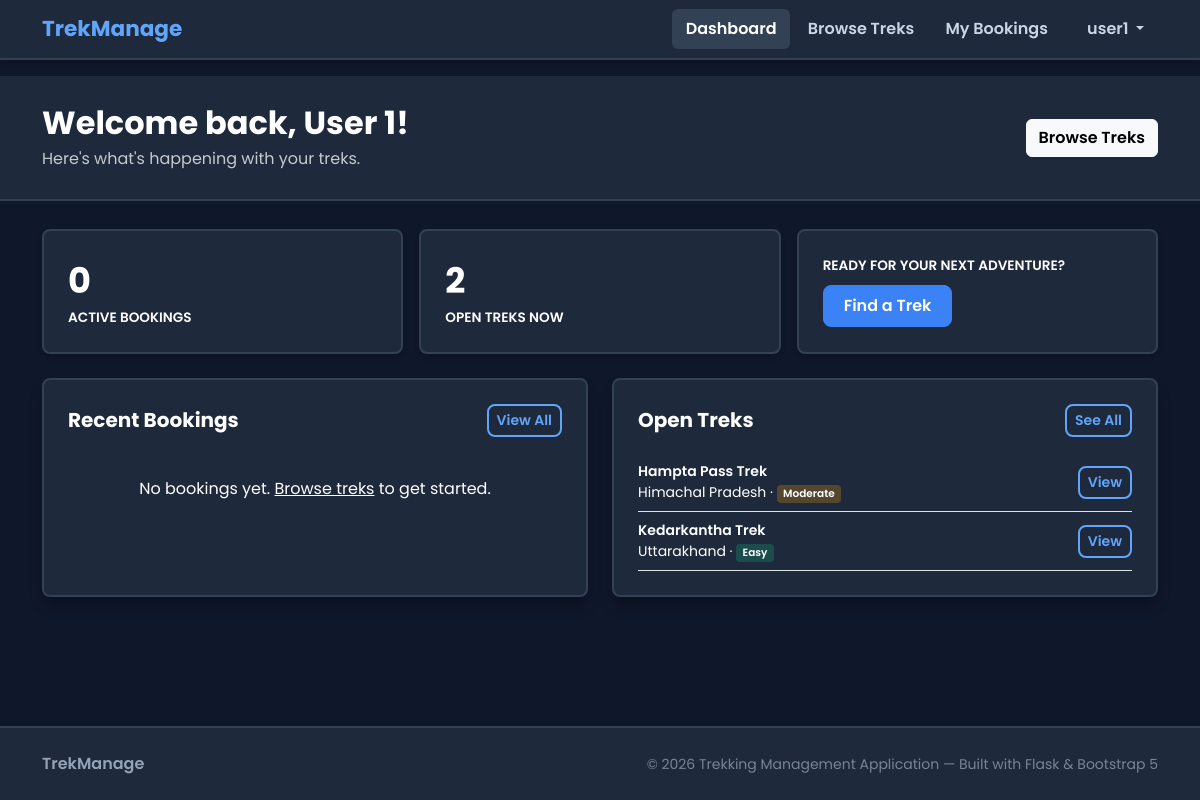
The page /user/dashboard (signed in) on the database its author committed.
### models.py (models this page shows, shortened)
class User(UserMixin, db.Model):
    __tablename__ = "users"
    id = db.Column(db.Integer, primary_key=True)
    name = db.Column(db.String(120), nullable=False)
    username = db.Column(db.String(80), unique=True, nullable=False)
    email = db.Column(db.String(120), unique=True, nullable=False)
    phone = db.Column(db.String(20), nullable=True)
    password = db.Column(db.String(255), nullable=False)
    role = db.Column(db.String(20), nullable=False, default="user")
    is_approved = db.Column(db.Boolean, default=False)
    is_blacklisted = db.Column(db.Boolean, default=False)
    created_at = db.Column(db.DateTime, default=datetime.utcnow)
    assigned_treks = db.relationship(
        "Trek", backref="staff", foreign_keys="Trek.assigned_staff_id"
    )
    bookings = db.relationship(
        "Booking", backref="trekker", foreign_keys="Booking.user_id"
    )
    @property
    def is_active(self):
        if self.is_blacklisted:
            return False
        if self.role == "staff" and not self.is_approved:
            return False
        return True

class Trek(db.Model):
    __tablename__ = "treks"
    id = db.Column(db.Integer, primary_key=True)
    name = db.Column(db.String(150), nullable=False)
    location = db.Column(db.String(150), nullable=False)
    difficulty = db.Column(db.String(20), nullable=False)
    duration = db.Column(db.Integer, nullable=False)
    description = db.Column(db.Text, nullable=True)
    total_slots = db.Column(db.Integer, nullable=False, default=10)
    available_slots = db.Column(db.Integer, nullable=False, default=10)
    assigned_staff_id = db.Column(db.Integer, db.ForeignKey("users.id"), nullable=True)
    status = db.Column(db.String(20), nullable=False, default="Pending")
    start_date = db.Column(db.Date, nullable=True)
    end_date = db.Column(db.Date, nullable=True)
    price = db.Column(db.Float, nullable=False, default=0.0)
    created_at = db.Column(db.DateTime, default=datetime.utcnow)
    bookings = db.relationship("Booking", backref="trek", cascade="all, delete-orphan")

### app.py (the view)
@app.route("/user/dashboard")
@login_required
def user_dashboard():
    if current_user.role != "user":
        abort(403)
    my_bookings = (
        Booking.query.filter_by(user_id=current_user.id)
        .order_by(Booking.booking_date.desc())
        .limit(5)
        .all()
    )
    open_treks = Trek.query.filter_by(status="Open").order_by(Trek.start_date.asc()).limit(4).all()
    active_count = Booking.query.filter_by(user_id=current_user.id, status="Booked").count()
    return render_template(
        "user/dashboard.html",
        my_bookings=my_bookings,
        open_treks=open_treks,
        active_count=active_count,
    )

### app.py (called while the page is built)
@login_manager.user_loader
def load_user(user_id):
    return db.session.get(User, int(user_id))

### templates/user/dashboard.html (shortened to what this page needs)
{% extends "base.html" %}
{% block content %}
<div class="user-welcome-banner">
    <div class="container d-flex justify-content-between align-items-center flex-wrap gap-2">
        <div>
            <h2 class="mb-1 fw-700">
                Welcome back, {{ current_user.name }}!
            </h2>
            <p class="mb-0 opacity-75">Here's what's happening with your treks.</p>
        </div>
        <a href="{{ url_for('user_treks') }}" class="btn btn-light fw-600">
            Browse Treks
        </a>
    </div>
</div>
<div class="container pb-4">
    <div class="row g-3 mb-4">
        <div class="col-md-4">
            <div class="stat-card">
                <div class="stat-value">{{ active_count }}</div>
                <div class="stat-title">Active Bookings</div>
            </div>
        </div>
        <div class="col-md-4">
            <div class="stat-card">
                <div class="stat-value">{{ open_treks|length }}</div>
                <div class="stat-title">Open Treks Now</div>
            </div>
        </div>
        <div class="col-md-4">
            <div class="stat-card d-flex flex-column justify-content-center align-items-start">
                <div class="stat-title mb-2">Ready for your next adventure?</div>
                <a href="{{ url_for('user_treks') }}" class="btn btn-brand">
                    Find a Trek
                </a>
            </div>
        </div>
    </div>
    <div class="row g-4">
        <div class="col-lg-6">
            <div class="table-card h-100">
                <div class="d-flex justify-content-between align-items-center mb-3">
                    <h5 class="section-title mb-0">Recent Bookings</h5>
                    <a href="{{ url_for('user_bookings') }}" class="btn btn-sm btn-outline-brand">View All</a>
                </div>
                {% if my_bookings %}
                    {% for b in my_bookings %}
                    <div class="d-flex justify-content-between align-items-center py-2 border-bottom">
                        <div class="d-flex align-items-center gap-2">
                            <div>
                                <div class="fw-600 small">{{ b.trek.name }}</div>
                                <div class="small text-muted">
                                    {{ b.booking_date.strftime('%d %b %Y') }}
                                </div>
                            </div>
                        </div>
                        <span class="badge badge-status-{{ b.status }}">{{ b.status }}</span>
                    </div>
                    {% endfor %}
                {% else %}
                <div class="empty-state py-4">
                    <p>No bookings yet. <a href="{{ url_for('user_treks') }}">Browse treks</a> to get started.</p>
                </div>
                {% endif %}
            </div>
        </div>
        <div class="col-lg-6">
            <div class="table-card h-100">
                <div class="d-flex justify-content-between align-items-center mb-3">
                    <h5 class="section-title mb-0">Open Treks</h5>
                    <a href="{{ url_for('user_treks') }}" class="btn btn-sm btn-outline-brand">See All</a>
                </div>
                {% if open_treks %}
                    {% for t in open_treks %}
                    <div class="d-flex justify-content-between align-items-center py-2 border-bottom">
                        <div>
                            <div class="fw-600 small">{{ t.name }}</div>
                            <div class="small text-muted">
                                {{ t.location }} &middot;
                                <span class="badge badge-diff-{{ t.difficulty }} small">{{ t.difficulty }}</span>
                            </div>
                        </div>
                        <a href="{{ url_for('user_trek_detail', trek_id=t.id) }}" class="btn btn-sm btn-outline-brand flex-shrink-0 ms-2">
                            View
                        </a>
                    </div>
                    {% endfor %}
                {% else %}
                <div class="empty-state py-4">
                    <p>No treks open right now. Check back soon!</p>
                </div>
                {% endif %}
            </div>
        </div>
    </div>
</div>
{% endblock %}

### templates/base.html (shortened to what this page needs)
<!DOCTYPE html>
<html lang="en">
<head>
    <link href="https://cdn.jsdelivr.net/npm/bootstrap@5.3.3/dist/css/bootstrap.min.css" rel="stylesheet">
    <link href="https://cdn.jsdelivr.net/npm/bootstrap-icons@1.11.3/font/bootstrap-icons.min.css" rel="stylesheet">
    <link rel="stylesheet" href="{{ url_for('static', filename='css/style.css') }}">
</head>
<body>
<nav class="navbar navbar-expand-lg navbar-dark sticky-top">
    <div class="container">
        <a class="navbar-brand" href="{{ url_for('index') }}">
            TrekManage
        </a>
        <div class="collapse navbar-collapse" id="navMain">
            <ul class="navbar-nav ms-auto align-items-lg-center gap-1">
                {% if current_user.is_authenticated %}
                    {% if current_user.role == 'admin' %}
                        <li class="nav-item">
                            <a class="nav-link {% if request.endpoint == 'admin_dashboard' %}active{% endif %}" href="{{ url_for('admin_dashboard') }}">
                                Dashboard
                            </a>
                        </li>
                        <li class="nav-item">
                            <a class="nav-link {% if request.endpoint in ['admin_treks','admin_trek_new','admin_trek_edit'] %}active{% endif %}" href="{{ url_for('admin_treks') }}">
                                Treks
                            </a>
                        </li>
                        <li class="nav-item">
                            <a class="nav-link {% if request.endpoint == 'admin_staff' %}active{% endif %}" href="{{ url_for('admin_staff') }}">
                                Staff
                            </a>
                        </li>
                        <li class="nav-item">
                            <a class="nav-link {% if request.endpoint == 'admin_users' %}active{% endif %}" href="{{ url_for('admin_users') }}">
                                Users
                            </a>
                        </li>
                        <li class="nav-item">
                            <a class="nav-link {% if request.endpoint == 'admin_bookings' %}active{% endif %}" href="{{ url_for('admin_bookings') }}">
                                Bookings
                            </a>
                        </li>
                        <li class="nav-item">
                            <a class="nav-link {% if request.endpoint == 'admin_search' %}active{% endif %}" href="{{ url_for('admin_search') }}">
                                Search
                            </a>
                        </li>
                    {% elif current_user.role == 'staff' %}
                        <li class="nav-item">
                            <a class="nav-link {% if request.endpoint == 'staff_dashboard' %}active{% endif %}" href="{{ url_for('staff_dashboard') }}">
                                My Treks
                            </a>
                        </li>
                    {% else %}
                        <li class="nav-item">
                            <a class="nav-link {% if request.endpoint == 'user_dashboard' %}active{% endif %}" href="{{ url_for('user_dashboard') }}">
                                Dashboard
                            </a>
                        </li>
                        <li class="nav-item">
                            <a class="nav-link {% if request.endpoint == 'user_treks' %}active{% endif %}" href="{{ url_for('user_treks') }}">
                                Browse Treks
                            </a>
                        </li>
                        <li class="nav-item">
                            <a class="nav-link {% if request.endpoint == 'user_bookings' %}active{% endif %}" href="{{ url_for('user_bookings') }}">
                                My Bookings
                            </a>
                        </li>
                    {% endif %}
                    <li class="nav-item dropdown ms-lg-2">
                        <a class="nav-link dropdown-toggle" href="#" role="button" data-bs-toggle="dropdown" aria-expanded="false">
                            {{ current_user.username }}
                        </a>
                    </li>
                {% else %}
                    <li class="nav-item"><a class="nav-link" href="{{ url_for('login') }}">Login</a></li>
                    <li class="nav-item ms-lg-1">
                        <a class="btn btn-brand btn-sm px-3" href="{{ url_for('register') }}">Sign Up</a>
                    </li>
                {% endif %}
            </ul>
        </div>
    </div>
</nav>
<main>
    {% block content %}{% endblock %}
</main>
<footer class="footer mt-auto py-4">
    <div class="container d-flex flex-column flex-md-row justify-content-between align-items-center gap-2">
        <span class="fw-semibold">TrekManage</span>
        <small class="opacity-75">&copy; 2026 Trekking Management Application &mdash; Built with Flask &amp; Bootstrap 5</small>
    </div>
</footer>
</body>
</html>

### static/css/style.css (style rules this page uses)
:root { --bg-color: #0f172a; --panel-color: #1e293b; --border-color: #334155; --text-primary: #f8fafc; --text-secondary: #cbd5e1; --text-muted: #94a3b8; --primary-blue: #3b82f6; --primary-blue-hover: #60a5fa; --color-green: #10b981; --color-red: #ef4444; --color-orange: #f59e0b; --color-purple: #a78bfa; --card-radius: 8px; --transition-speed: 0.15s; }
*, *::before, *::after { box-sizing: border-box; }
body { font-family: 'Poppins', sans-serif; background-color: var(--bg-color); color: var(--text-primary); min-height: 100vh; display: flex; flex-direction: column; margin: 0; }
main { flex: 1; }
.navbar { background-color: #1e293b; border-bottom: 2px solid var(--border-color); box-shadow: 0 4px 6px -1px rgba(0, 0, 0, 0.2); }
.navbar-brand { font-weight: 700; font-size: 1.35rem; color: var(--primary-blue-hover) !important; }
.navbar-nav .nav-link { color: var(--text-secondary) !important; font-weight: 600; padding: .5rem .85rem !important; border-radius: 6px; transition: all var(--transition-speed); }
.navbar-nav .nav-link:hover, .navbar-nav .nav-link.active { background-color: var(--border-color); color: #fff !important; }
.badge { border-radius: 4px; font-weight: 600; padding: .35em .6em; }
.badge-diff-Easy { background-color: rgba(16, 185, 129, 0.25); color: #34d399; }
.badge-diff-Moderate { background-color: rgba(245, 158, 11, 0.25); color: #fbbf24; }
.btn-brand { background-color: var(--primary-blue); border: 1px solid var(--primary-blue); color: #fff; font-weight: 600; border-radius: var(--card-radius); padding: .5rem 1.25rem; transition: all var(--transition-speed); }
.btn-outline-brand { border: 2px solid var(--primary-blue-hover); color: var(--primary-blue-hover); font-weight: 600; border-radius: var(--card-radius); background: transparent; transition: all var(--transition-speed); }
.stat-card { border-radius: var(--card-radius); padding: 1.5rem; background-color: var(--panel-color); border: 2px solid var(--border-color); box-shadow: 0 4px 6px -1px rgba(0, 0, 0, 0.2); height: 100%; }
.stat-value { font-size: 2.2rem; font-weight: 700; color: var(--primary-blue-hover); }
.stat-title { color: var(--text-secondary); font-size: .85rem; text-transform: uppercase; font-weight: 600; }
.table-card { background-color: var(--panel-color); border: 2px solid var(--border-color); border-radius: var(--card-radius); padding: 1.5rem; box-shadow: 0 10px 15px -3px rgba(0, 0, 0, 0.3); }
.section-title { font-weight: 700; color: var(--text-primary); margin-bottom: 1rem; }
.empty-state { text-align: center; padding: 3.5rem 1.5rem; color: var(--text-muted); }
footer.footer { background-color: #1e293b; border-top: 2px solid var(--border-color); color: var(--text-muted); }
.user-welcome-banner { background-color: var(--panel-color); border-bottom: 2px solid var(--border-color); color: #fff; padding: 1.75rem 0; margin-bottom: 1.75rem; }
.user-welcome-banner h2 { font-weight: 700; color: var(--text-primary); }
.fw-600 { font-weight: 600; }
.fw-700 { font-weight: 700; }
.card, .card-body, .table-card, .table, .table td, .table th, .stat-card, .stat-value, .stat-title, .text-muted, .form-text, .small, main p, main h2, main h3, main h5, main div, main span:not(.badge), main td, main th, main a:not(.btn):not(.badge) { color: #ffffff !important; }

### rows shown on the page
User: username "user1", name "User 1"
Trek: name "Hampta Pass Trek", location "Himachal Pradesh", difficulty "Moderate"
Trek: name "Kedarkantha Trek", location "Uttarakhand", difficulty "Easy"

### other values the page prints
{{ active_count }} "0"
{{ open_treks|length }} "2"
